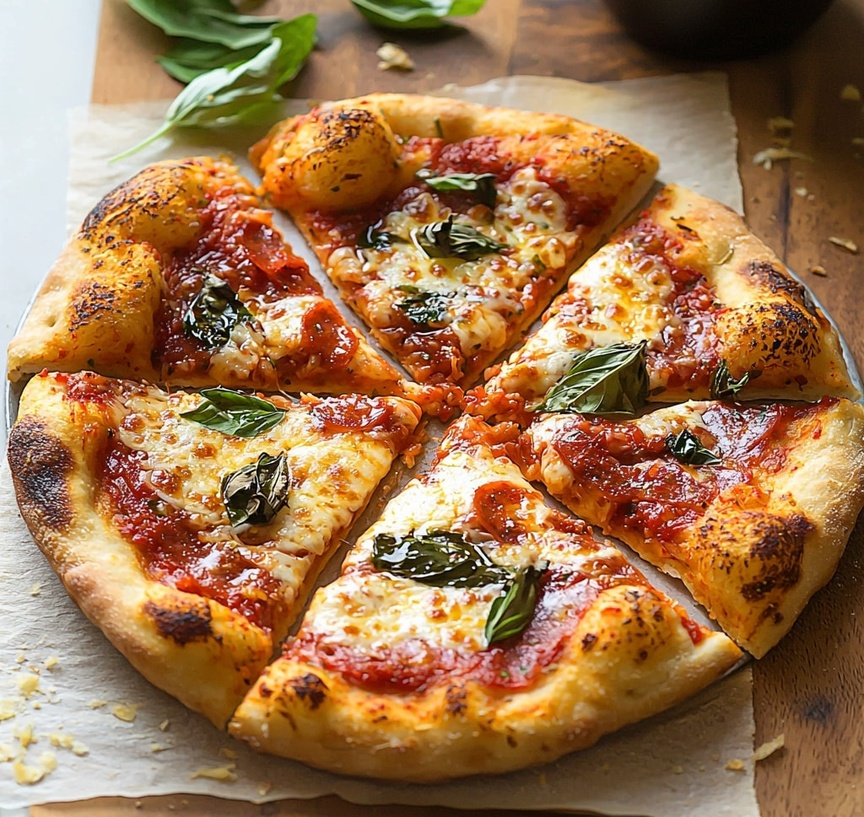
#> input picture images/pizza.jpg, 864 x 817 px, shrunk from 1024 x 969 before the run
$ jupyter execute run_simple_random_image.ipynb   (older library calls are emulated)
#> lines starting #> are read from the running program, lines starting #| are printed output that depends on the picture; after the words box and inside, x2 and y2 are one past the last pixel; in counts of white or black regions, pixels touching at a corner belong together
### src/edge_detection.py
import numpy as np
import cv2

HORIZONTAL = 1
VERTICAL = -1

def gaussian_smoothing(image, ksize=5, sigma=1.0):
    smoothed = cv2.GaussianBlur(image, (ksize, ksize), sigma)
    return smoothed

def compute_gradient(image):
    dx = cv2.Sobel(image, cv2.CV_64F, 1, 0, ksize=1)
    dy = cv2.Sobel(image, cv2.CV_64F, 0, 1, ksize=1)
    G = np.abs(dx) + np.abs(dy)
    D = -np.sign(np.abs(dx) - np.abs(dy))
    return G, D


def compute_anchors(G, D, anchor_threshold=8, scan_interval=1):
    h, w = G.shape
    anchors = []
    for y in range(1, h-1, scan_interval):
        for x in range(1, w-1, scan_interval):
            if G[y, x] == 0:
                continue
            if D[y, x] == HORIZONTAL:
                if (
                    G[y, x] - G[y-1, x] >= anchor_threshold and
                    G[y, x] - G[y+1, x] >= anchor_threshold
                ):
                    anchors.append((y, x))

            elif D[y, x] == VERTICAL:
                if (
                    G[y, x] - G[y, x-1] >= anchor_threshold and
                    G[y, x] - G[y, x+1] >= anchor_threshold
                ):
                    anchors.append((y, x))

    return anchors


def edge_drawing(G, D, anchors, grad_threshold=36):
    h, w = G.shape
    visited = np.zeros_like(G, dtype=bool)
    edges = []
    def walk(y, x, step):
        segment = []
        while True:

            if not (1 <= y < h-1 and 1 <= x < w-1):
                break
            if visited[y, x]:
                break

            if G[y, x] < grad_threshold:
                break
            visited[y, x] = True
            segment.append((y, x))

            if D[y, x] == HORIZONTAL:

                candidates = [
                    (y-1, x+step),
                    (y,   x+step),
                    (y+1, x+step)
                ]
            else:
                candidates = [
                    (y+step, x-1),
                    (y+step, x),
                    (y+step, x+1)
                ]

            best = None
            best_grad = 0
            for ny, nx in candidates:
                if visited[ny, nx]:
                    continue
                g = G[ny, nx]
                if g > best_grad:
                    best_grad = g
                    best = (ny, nx)

            if best is None:
                break

            y, x = best
        return segment


    for ay, ax in anchors:
        if visited[ay, ax]:
            continue

        seg1 = walk(ay, ax, +1)
        seg2 = walk(ay, ax, -1)
        segment = list(reversed(seg2)) + seg1
        if len(segment) > 5:
            edges.append(segment)

    return edges

### examples/run_simple_random_image.ipynb
[cell 1]
import numpy as np
import cv2
import matplotlib.pyplot as plt
import matplotlib.patches as mpatches
from edge_detection import *
from line_detection import *
from nfa import validate_lines

[cell 2]
path = "../images/pizza.jpg"
img = cv2.imread(path,0)
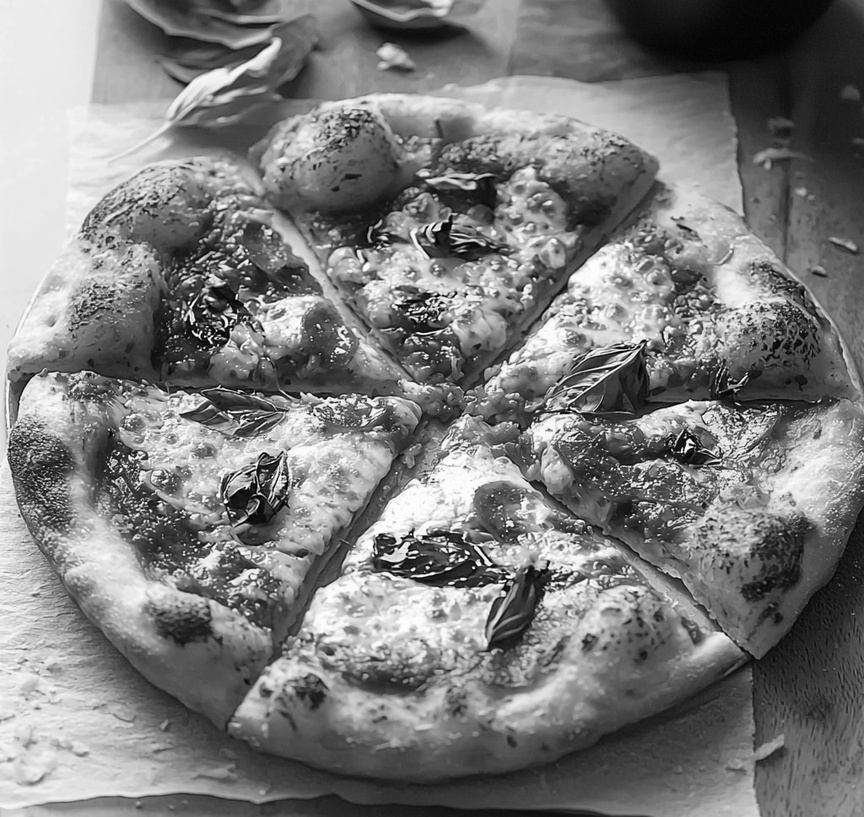
#> img: shape (817, 864); min 0, max 255, mean 124.6

[cell 3]
# Gaussian Filter

smooth = gaussian_smoothing(img)

plt.imshow(smooth, cmap="gray")
plt.title("Gaussian smoothing")
plt.axis("off")

[cell 4]
# Gradient computation

smooth = gaussian_smoothing(img)

G, D = compute_gradient(smooth)
#> in compute_gradient, `dy = cv2.Sobel(image, cv2.CV_64F, 0, 1, ksize=1)`:
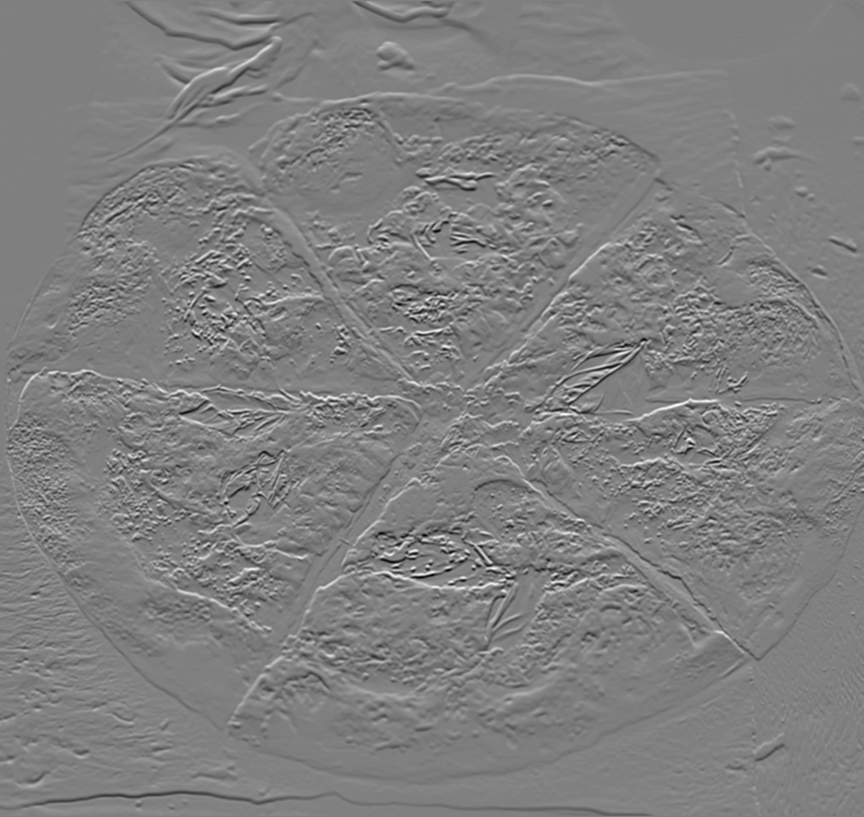
#> dy: shape (817, 864) float64; min -147, max 146, mean 0; drawn with min black and max white
#> in compute_gradient, `G = np.abs(dx) + np.abs(dy)`:
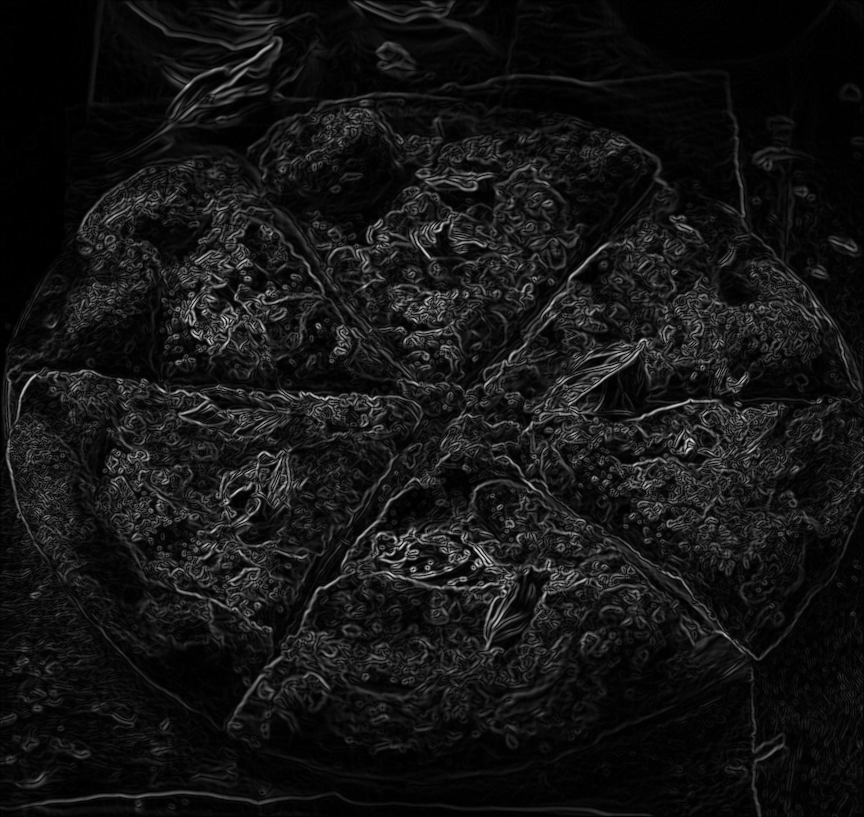
#> G: shape (817, 864) float64; min 0, max 223, mean 20.6
#> in compute_gradient, `D = -np.sign(np.abs(dx) - np.abs(dy))`:
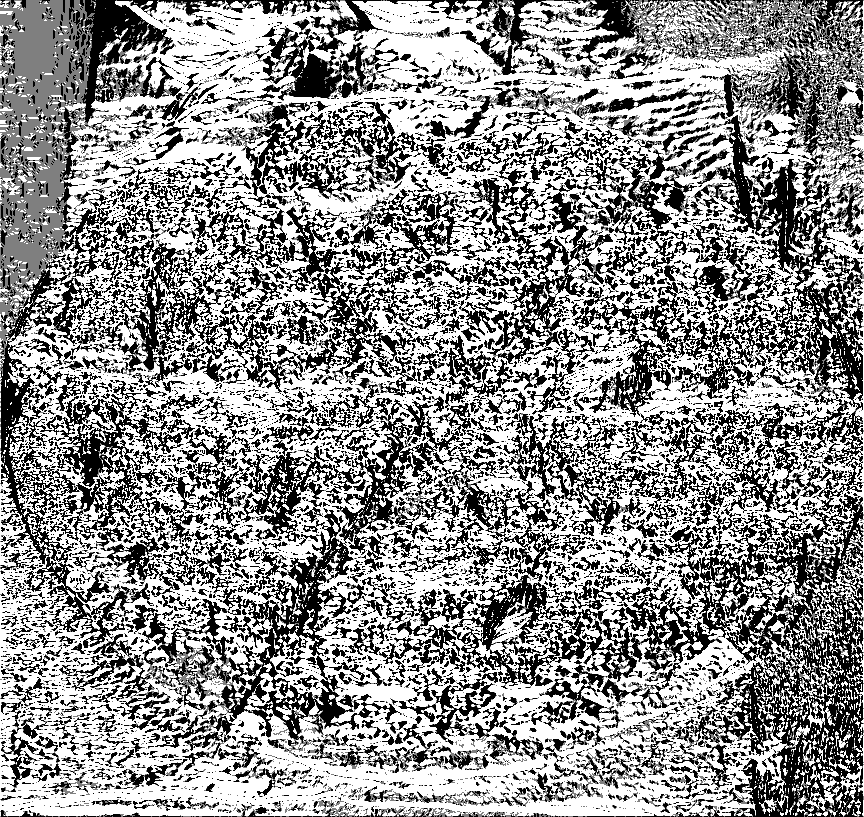
#> D: shape (817, 864) float64; min -1, max 1, mean 0.147; drawn with min black and max white

plt.imshow(G, cmap="gray")
plt.title("Gradient magnitude")
plt.axis("off")

[cell 5]
# Anchors computation

anchors = compute_anchors(G, D, anchor_threshold=3)
#> anchors = 66947 items
anchors_img = np.zeros_like(img)

for y, x in anchors:
    anchors_img[y, x] = 255
#> this loop made 66947 passes
#> (y, x) on passes 1 to 3: (1, 353), (1, 354), (1, 367)
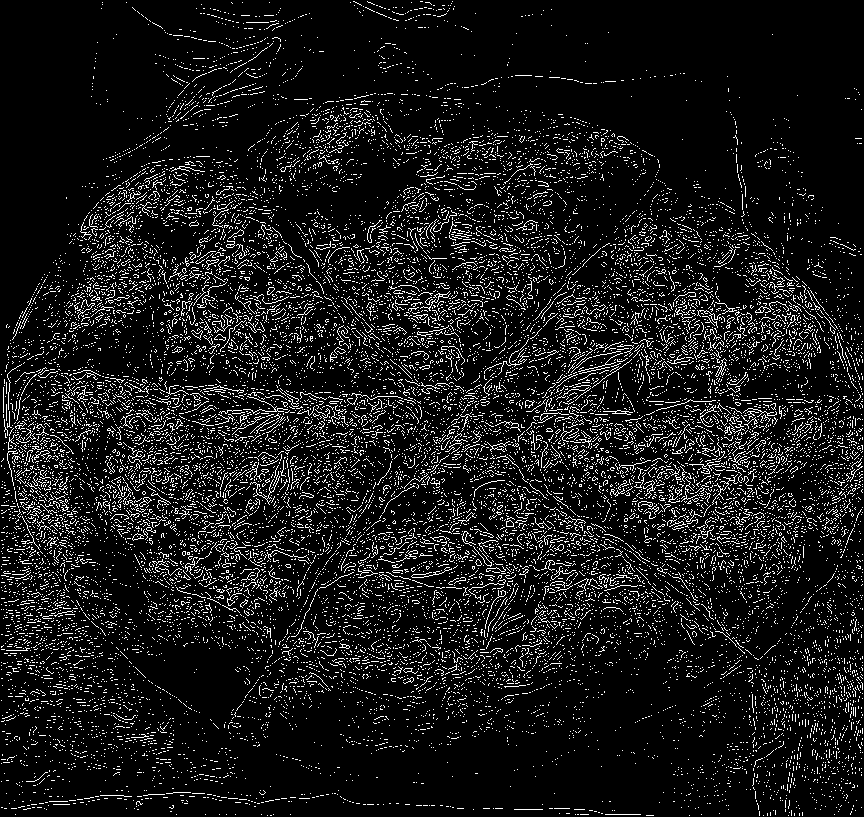
#> anchors_img: shape (817, 864); 9.5% white in thin lines or dots

plt.imshow(anchors_img, cmap="gray")
plt.title("anchors")
plt.axis("off")

[cell 6]
# Edge drawing

edges = edge_drawing(G, D, anchors)
#> the loop in walk, `while True: ` made 72 passes
#> candidates on passes 1 to 12: [(0, 354), (1, 354), (2, 354)], [(0, 355), (1, 355), (2, 355)], [(1, 356), (2, 356), (3, 356)], [(1, 357), (2, 357), (3, 357)], [(2, 358), (3, 358), (4, 358)], [(2, 359), (3, 359), (4, 359)], [(3, 360), (4, 360), (5, 360)], [(3, 361), (4, 361), (5, 361)], [(4, 362), (5, 362), (6, 362)], [(4, 363), (5, 363), (6, 363)], [(5, 364), (6, 364), (7, 364)], [(5, 365), (6, 365), (7, 365)]
#> after the loop in walk, `while True:`:
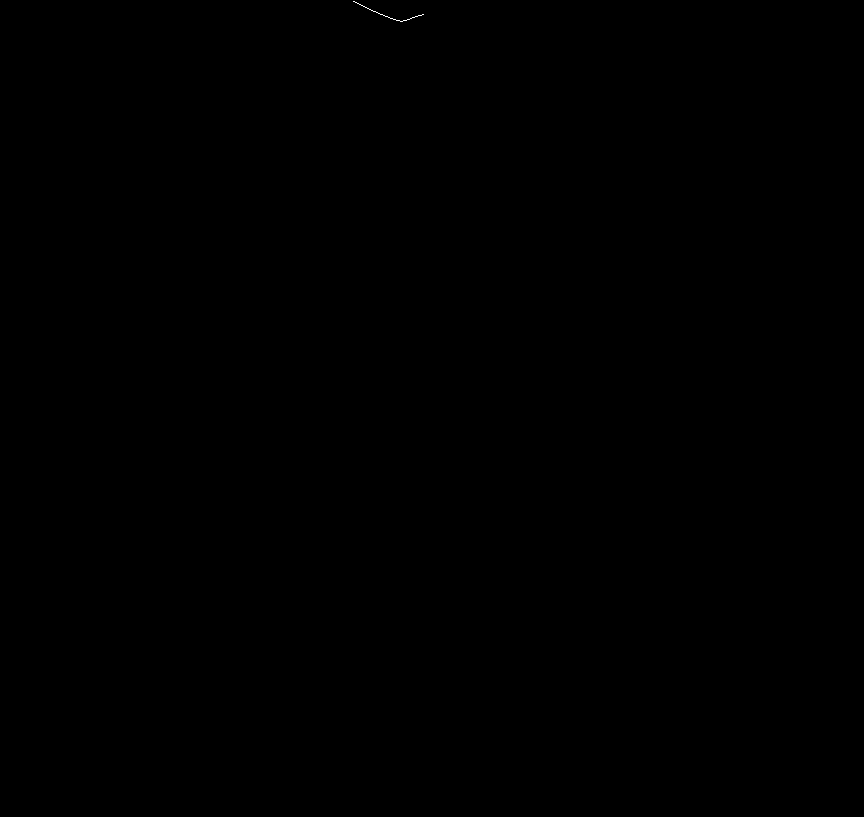
#> visited: shape (817, 864) bool; 0.01% white in thin lines or dots, all inside (x1, y1, x2, y2) = (353, 1, 424, 22)
#> after the loop in walk, `while True:`: segment = 71 pairs, first value 1 to 21, second value 353 to 423
#> in edge_drawing, `seg1 = walk(ay, ax, +1)`: seg1 has the same summary as segment in walk
#> in edge_drawing, `seg2 = walk(ay, ax, -1)`: seg2 = []
edge_img = np.zeros_like(img)

for edge in edges:
    for y, x in edge:
        edge_img[y, x] = 255

fig, ax = plt.subplots(2,2, figsize=(8,8))

ax[0,0].imshow(img, cmap="gray")
ax[0,0].set_title("(a) image")

ax[0,1].imshow(G, cmap="gray")
ax[0,1].set_title("(b) gradient")

ax[1,0].imshow(anchors_img, cmap="gray")
ax[1,0].set_title("(c) anchors")

ax[1,1].imshow(edge_img, cmap="gray")
ax[1,1].set_title("(d) edge map")

for a in ax.ravel():
    a.axis("off")

plt.tight_layout()
plt.show()

[cell 7]
# Detect lines
lines = detect_lines(edges)

line_img = np.zeros_like(img)

for line in lines:
    for y, x in line:
        line_img[y, x] = 255

plt.imshow(line_img, cmap="gray")
plt.title("Detected line segments")
plt.axis("off")

[cell 8]
# Valid lines

gx_map = cv2.Sobel(img, cv2.CV_64F, 1, 0, ksize=1)
gy_map = cv2.Sobel(img, cv2.CV_64F, 0, 1, ksize=1)

valid_lines = validate_lines(lines, gx_map, gy_map, img.shape, eps=1.0)
print(f"Lignes brutes   : {len(lines)}")
print(f"Lignes valides  : {len(valid_lines)}")
